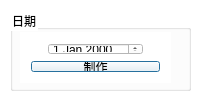
<?xml version="1.0" encoding="UTF-8"?>
<ui version="4.0">
 <class>QGenerateReport</class>
 <widget class="QDialog" name="QGenerateReport">
  <property name="geometry">
   <rect>
    <x>0</x>
    <y>0</y>
    <width>206</width>
    <height>104</height>
   </rect>
  </property>
  <property name="windowTitle">
   <string>制作</string>
  </property>
  <property name="styleSheet">
   <string notr="true">background-color: rgb(255, 255, 255);</string>
  </property>
  <widget class="QGroupBox" name="groupBox">
   <property name="geometry">
    <rect>
     <x>10</x>
     <y>10</y>
     <width>181</width>
     <height>81</height>
    </rect>
   </property>
   <property name="title">
    <string>日期</string>
   </property>
   <widget class="QWidget" name="layoutWidget">
    <property name="geometry">
     <rect>
      <x>10</x>
      <y>22</y>
      <width>151</width>
      <height>51</height>
     </rect>
    </property>
    <layout class="QVBoxLayout" name="verticalLayout">
     <item alignment="Qt::AlignHCenter">
      <widget class="QDateEdit" name="dateEdit"/>
     </item>
     <item>
      <widget class="QPushButton" name="proudceReport">
       <property name="text">
        <string>制作</string>
       </property>
      </widget>
     </item>
    </layout>
   </widget>
  </widget>
 </widget>
 <layoutdefault spacing="6" margin="11"/>
 <resources/>
 <connections>
  <connection>
   <sender>proudceReport</sender>
   <signal>clicked(bool)</signal>
   <receiver>QGenerateReport</receiver>
   <slot>slot_on_produceReport()</slot>
   <hints>
    <hint type="sourcelabel">
     <x>77</x>
     <y>221</y>
    </hint>
    <hint type="destinationlabel">
     <x>168</x>
     <y>128</y>
    </hint>
   </hints>
  </connection>
 </connections>
 <slots>
  <slot>slot_on_produceReport()</slot>
  <slot>slot_on_exit()</slot>
 </slots>
</ui>
